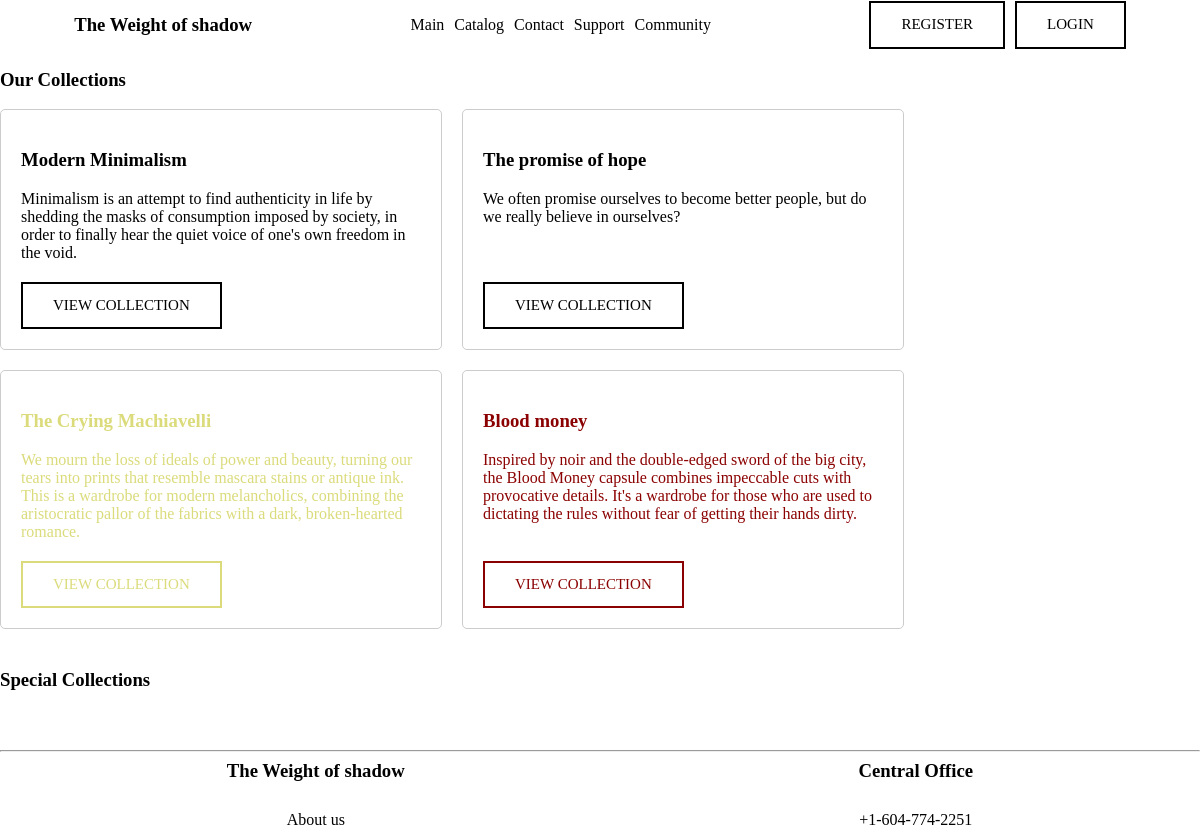
Page /catalog/collections/ on the earlier database version.
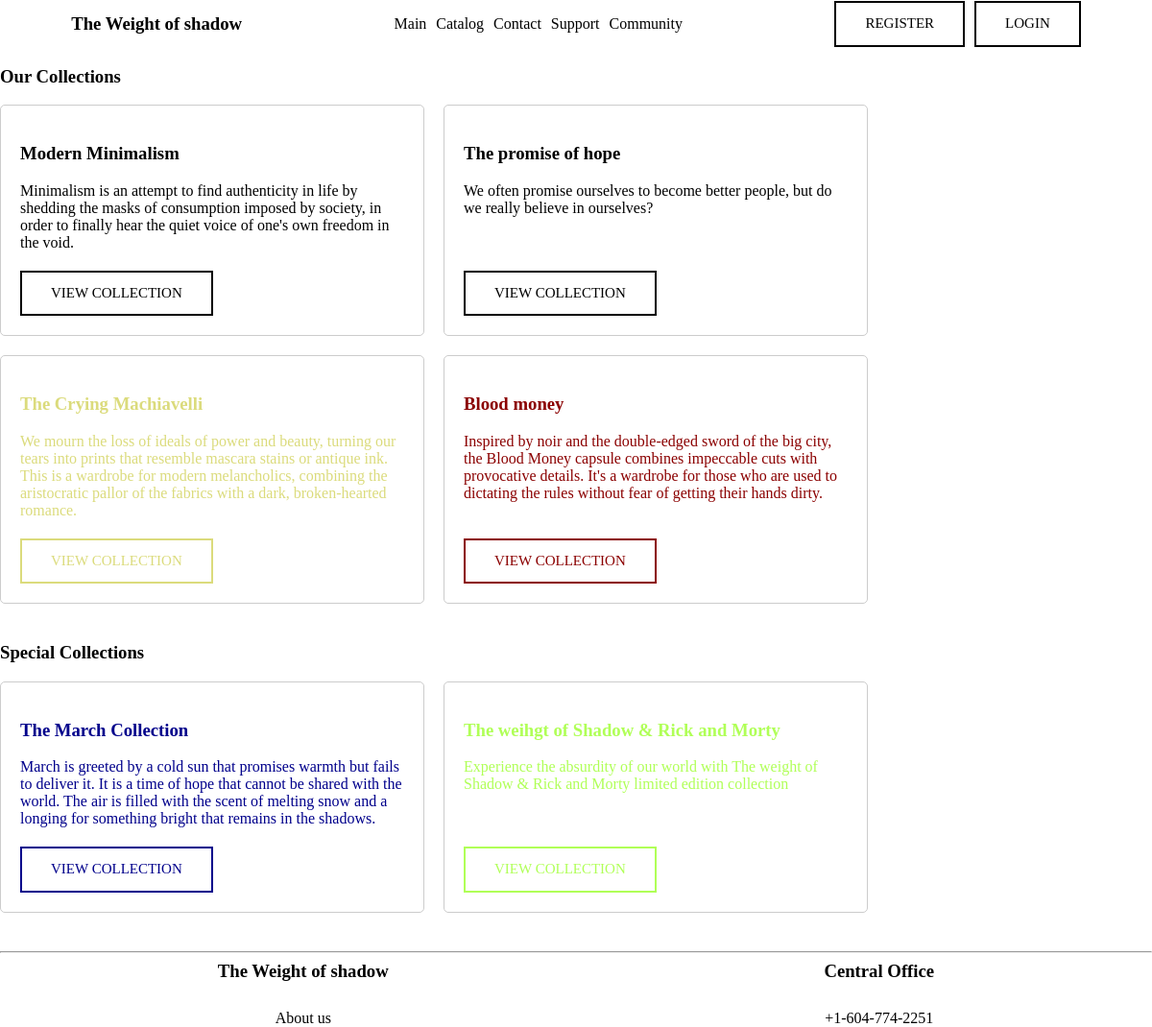
Same page on the later database version.
### catalog/models.py (models this page shows, shortened)
class Collections(models.Model):
    name = models.CharField(max_length=100)
    color = models.CharField(max_length=200, default='black')
    text = models.TextField(default='about')

class SpecialCollections(models.Model):
    name = models.CharField(max_length=100)
    color = models.CharField(max_length=200, default='black')
    text = models.TextField(default='about')

### catalog/views.py (the view)
# urls.py: path('collections/', views.collection, name='collec'),
def collection(request):
    list_Collections = Collections.objects.all()
    list_SpecialCollections = SpecialCollections.objects.all()
    context = {
        'list_Collections': list_Collections,
        'list_SpecialCollections': list_SpecialCollections,
    }
    return render(request, 'catalog/collections.html', context)

### catalog/templates/catalog/collections.html (shortened to what this page needs)
{% extends 'myapp/layout.html' %}
{% load static %}
{% block content %}
<h3>Our Collections</h3>
<div class="main_keys">
{% for el in list_Collections %}
<div class="keys">
    <h3 style="color: {{el.color}};">{{el.name}}</h3>
    <p style="color: {{el.color}};">{{el.text}}</p>
    <a class="header-button" style="color: {{el.color}}; border-color: {{el.color}};"
       href="{% url 'collections:collection_detail' el.name %}">VIEW COLLECTION</a>
</div>
{% endfor %}
</div>
<h3>Special Collections</h3>
<div class="main_keys">
{% for el in list_SpecialCollections %}
<div class="keys">
    <h3 style="color: {{el.color}};">{{el.name}}</h3>
    <p style="color: {{el.color}};">{{el.text}}</p>
    <a class="header-button" style="color: {{el.color}}; border-color: {{el.color}};"
       href="{% url 'collections:special_collection_detail' el.name %}">VIEW COLLECTION</a>
</div>
{% endfor %}
</div>
{% endblock %}

Differences in the rows shown:
added SpecialCollections: name "The March Collection", text "March is greeted by a cold sun that promises warmth but fails to deliver it. It is a time of hope that cannot be shared with the world. The air is filled with the scent of melting snow and a longing for something bright that remains in the shadows."
added SpecialCollections: name "The weihgt of Shadow & Rick and Morty", text "Experience the absurdity of our world with The weight of Shadow & Rick and Morty limited edition collection"
